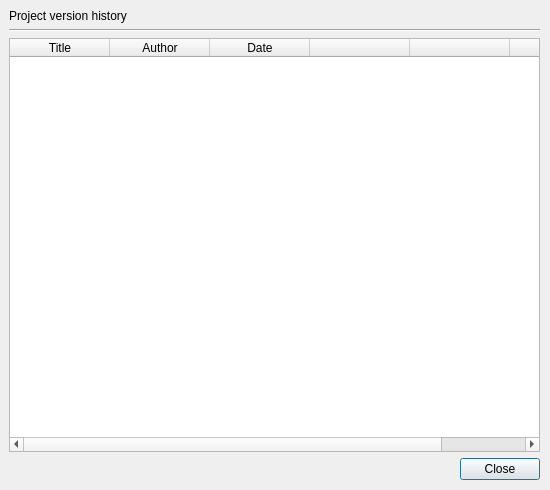
<?xml version="1.0" encoding="UTF-8"?>
<ui version="4.0">
 <class>Dialog</class>
 <widget class="QDialog" name="Dialog">
  <property name="geometry">
   <rect>
    <x>0</x>
    <y>0</y>
    <width>550</width>
    <height>490</height>
   </rect>
  </property>
  <property name="windowTitle">
   <string>Project version history</string>
  </property>
  <property name="modal">
   <bool>false</bool>
  </property>
  <widget class="QWidget" name="verticalLayoutWidget">
   <property name="geometry">
    <rect>
     <x>9</x>
     <y>9</y>
     <width>531</width>
     <height>471</height>
    </rect>
   </property>
   <layout class="QVBoxLayout" name="verticalLayout">
    <item>
     <widget class="QLabel" name="label_listing_title">
      <property name="text">
       <string>Project version history</string>
      </property>
     </widget>
    </item>
    <item>
     <widget class="Line" name="line_2">
      <property name="orientation">
       <enum>Qt::Horizontal</enum>
      </property>
     </widget>
    </item>
    <item>
     <widget class="QTableWidget" name="table_snapshots">
      <property name="sizePolicy">
       <sizepolicy hsizetype="Expanding" vsizetype="Expanding">
        <horstretch>1</horstretch>
        <verstretch>0</verstretch>
       </sizepolicy>
      </property>
      <column>
       <property name="text">
        <string>Title</string>
       </property>
      </column>
      <column>
       <property name="text">
        <string>Author</string>
       </property>
      </column>
      <column>
       <property name="text">
        <string>Date</string>
       </property>
      </column>
      <column>
       <property name="text">
        <string/>
       </property>
      </column>
      <column>
       <property name="text">
        <string/>
       </property>
      </column>
      <column>
       <property name="text">
        <string/>
       </property>
      </column>
     </widget>
    </item>
    <item>
     <layout class="QHBoxLayout" name="horizontalLayout">
      <item>
       <spacer name="horizontalSpacer">
        <property name="orientation">
         <enum>Qt::Horizontal</enum>
        </property>
        <property name="sizeHint" stdset="0">
         <size>
          <width>40</width>
          <height>20</height>
         </size>
        </property>
       </spacer>
      </item>
      <item>
       <widget class="QPushButton" name="button_close">
        <property name="text">
         <string>Close</string>
        </property>
       </widget>
      </item>
     </layout>
    </item>
   </layout>
  </widget>
 </widget>
 <resources/>
 <connections/>
</ui>
